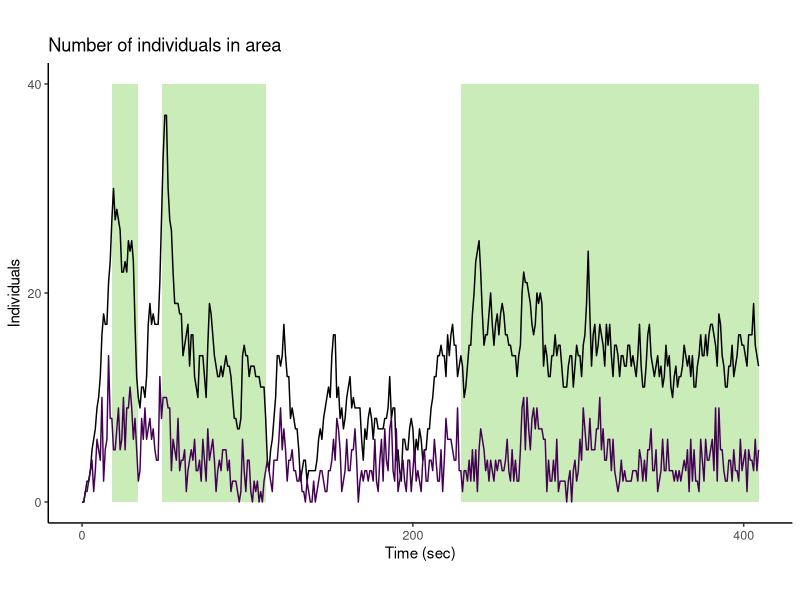

This figure's R source: (Note: this script raises an error after producing the figure.)
# Data analysis for Aenictus bridge frmation
# preparation
{
  rm(list = ls())
  options(warn = 0)

  library(data.table)
  library(dplyr)
  library(ggplot2)
  library(viridis)
  library(car)
}

# data preparation
{
  df <- fread("BORIS/results.csv")
  df <- df %>% select("Time", "Behavior", "Type" )
  timeline <- tibble(
    Time = 0:max(ceiling(df$Time)), 
    Behavior = "timestamp",
    Type = "POINT"
  )
  df <- bind_rows(df, timeline) %>%
    arrange(Time, Behavior)
  
  df <- df %>%
    mutate( flow = case_when(
      Behavior %in% c("left-in", "right-in") ~ 1,
      Behavior %in% c("left-out", "right-out") ~ -1,
      TRUE ~ 0
    ),
    Time_bin = ceiling(Time)
    ) %>%
    arrange(Time) %>%
    mutate(N_inside = cumsum(flow))
  
  df_time <- df %>%
    group_by(Time_bin) %>%
    summarize(N_inside = last(N_inside),
              left_in = sum(Behavior == "left-in"),
              right_in = sum(Behavior == "right-in"),
              left_out = sum(Behavior == "left-out"),
              right_out = sum(Behavior == "right-out"),
              income = left_in+right_in,
              outcome = left_out+right_out,
              .groups = "drop")  %>%
    arrange(Time_bin)
  
  
  df_bridge <- df %>% 
    filter(Behavior == "Bridge")
  
  df_bridge <- data.frame(
    event = 1:3,
    df_bridge[df_bridge$Type == "START", "Time"],
    df_bridge[df_bridge$Type == "STOP", "Time"]
  )
  
  colnames(df_bridge) <- c("event", "start", "stop")
  
  
  df_traffic <- data.frame(
    Time_bin = df_time$Time_bin,
    N_inside = df_time$N_inside,
    traffic = df_time$income + df_time$outcome,
    in_traffic = df_time$income,
    out_traffic = df_time$outcome)
  
  Time_bin <- df_time$Time_bin
  non_bridge <-  (Time_bin < df_bridge[1,2]) | 
    (Time_bin > df_bridge[1,3] & Time_bin < df_bridge[2,2]) | 
    (Time_bin > df_bridge[2,3] & Time_bin < df_bridge[3,3])
  bridge <- !non_bridge
  bridge_end <- Time_bin == 33 | Time_bin == 111
  
  df_traffic$non_bridge <- non_bridge
  df_traffic$bridge <- bridge
  df_traffic$bridge_end <- bridge_end
  
  
  df_traffic$time_group <- floor(df_traffic$Time_bin / 11)
  df_traffic_sub <- df_traffic %>%
    group_by(time_group) %>%
    summarise(N_inside = mean(N_inside),
              traffic = mean(traffic),
              in_traffic = sum(in_traffic),
              out_traffic = sum(out_traffic),
              bridge = round(mean(bridge)))
  
}


# plot overall activity
ggplot(df_time, aes(x = Time_bin)) +
  geom_rect(data= df_bridge, aes(xmin = start, xmax = stop, 
                                 ymin = 0, ymax = 40, group = event),
            fill = viridis(6)[5], alpha = 0.4, inherit.aes = FALSE)+
  geom_line(aes(y = N_inside)) +
  geom_line(aes(y=income + outcome), col=viridis(2)[1])+
  labs(title = "Number of individuals in area", 
       x = "Time (sec)", y = "Individuals")+
  scale_x_continuous(breaks = c(0,200,400)) +
  scale_y_continuous(breaks = c(0,20,40)) +
  theme_classic() +
  theme(
    aspect.ratio = 1/1.61803398875,
    axis.text = element_text(size = 9),
    axis.title = element_text(size = 11)
  )
ggsave("output/results.pdf", device = cairo_pdf, family = "Arial", width = 6, height = 4)

# relationship between traffic and the number of ants
ggplot(df_traffic_sub, aes(x = N_inside, y = traffic,
                       col=as.factor(bridge)))+
  geom_point(alpha = .5) +
  scale_color_viridis(discrete = T, end = .5) +
  theme_classic() + 
  theme(legend.position = "none", aspect.ratio = 3/4) +
  scale_x_continuous(limits = c(0,30))+
  scale_y_continuous(limits = c(0,10), breaks = c(0,5,10)) +
  stat_smooth(method = "lm")+
  xlab("Number of ants near the gap")+
  ylab("Traffic (ants/sec)")

ggsave("output/relationship.pdf")


r <- lm(traffic ~ N_inside * bridge, 
        data = df_traffic_sub)
Anova(r)
